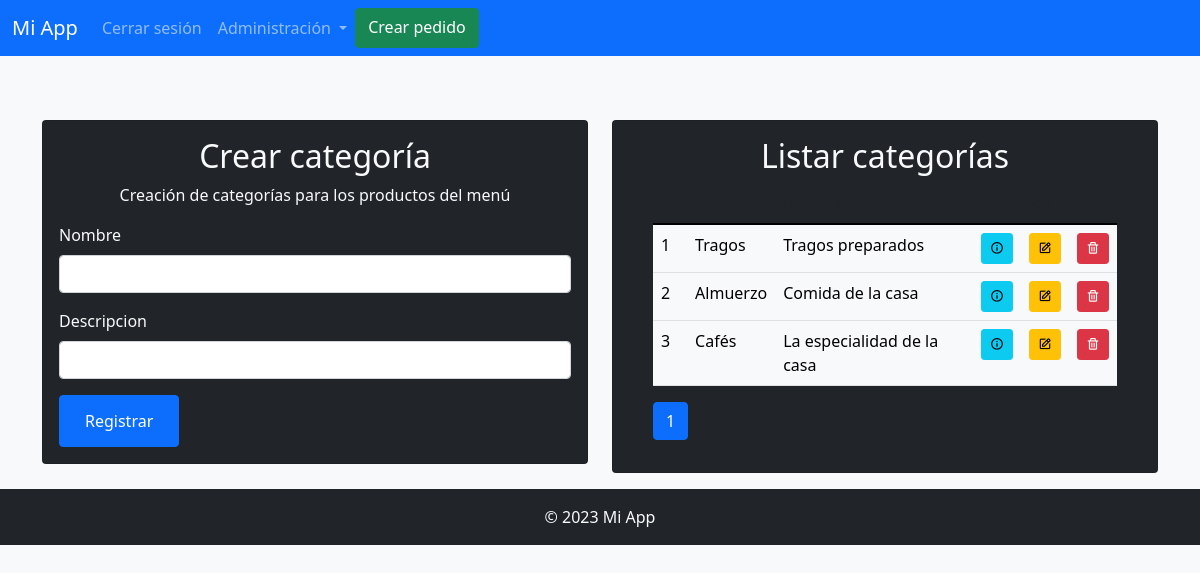
The page /admin/categoria (signed in) on the database as committed earlier.
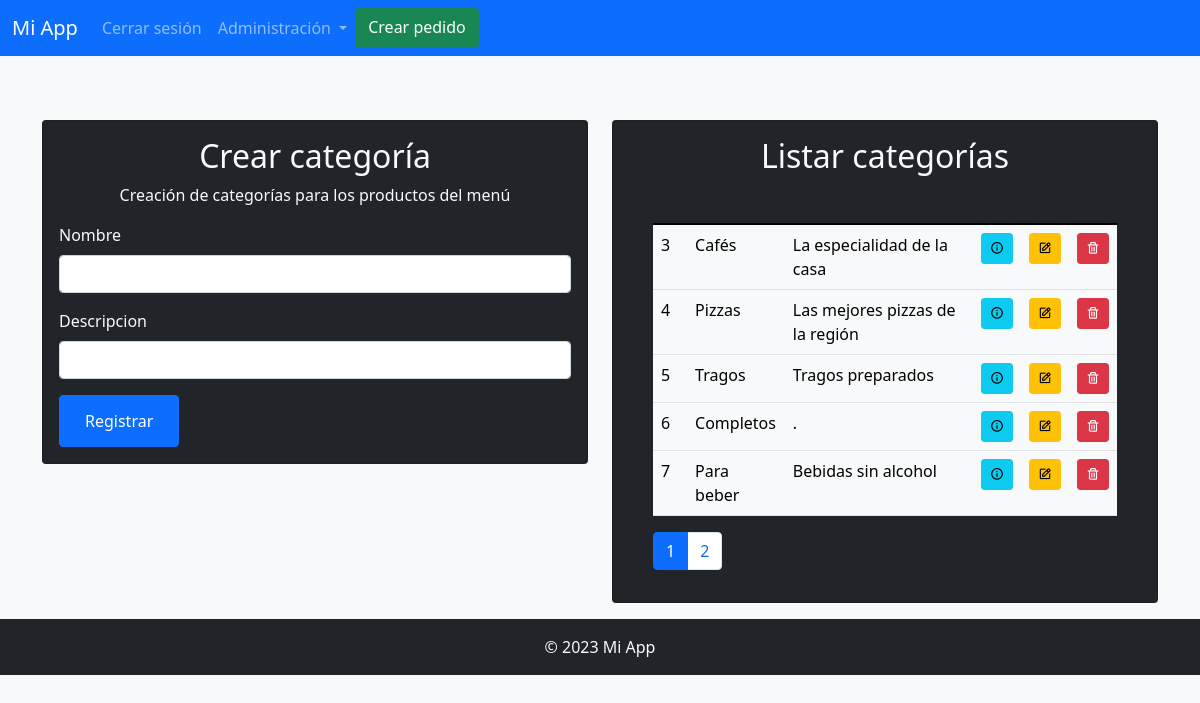
The same page on the database as committed later.
### models/CategoriasMenu.py (models this page shows)
class CategoriasMenu(db.Model):
  id = db.Column(db.Integer, primary_key=True)
  nombre = db.Column(db.String(20), unique=True, nullable=False)
  descripcion = db.Column(db.String(200), nullable=False)

### routes/menu/categorias.py (the view, shortened to what this page needs)
@categorias_menu.route('/admin/categoria', methods=['POST', 'GET'])
@login_required
def adm_categoria():
  form = CategoriaMenuForm()
  pagina = request.args.get('pagina', 1, type=int)
  categorias_por_pagina = request.args.get('elementos', 5, type=int)
  categorias_paginadas = CategoriasMenu.query.paginate(page=pagina, per_page=categorias_por_pagina, error_out=False)
  return render_template('admin/categoria.html', form=form, categorias_paginadas=categorias_paginadas)

### forms/forms.py
class CategoriaMenuForm(FlaskForm):
  nombre = StringField('Nombre', validators=[DataRequired()])
  descripcion = StringField('Descripcion', validators=[DataRequired()])
  submit = SubmitField('Registrar')

### models/User.py (called while the page is built)
@login_manager.user_loader
def load_user(user_id):
  return User.query.get(int(user_id))

### templates/admin/categoria.html (shortened to what this page needs)
{% extends "base.html" %}
{% block content %}
<div class="row justify-content-center">
  <div class="col-lg-6 col-md-12">
    <div class="card bg-dark text-light mt-5">
      <div class="card-body">
        <h2 class="text-center text-light">Crear categoría</h2>
        <p class="text-center text-light">Creación de categorías para los productos del menú</p>
        <form method="POST">
          <div class="mb-3">
            {{ form.nombre.label(class="form-label text-light") }}
            {{ form.nombre(class="form-control") }}
          </div>
          <div class="mb-3">
            {{ form.descripcion.label(class="form-label text-light") }}
            {{ form.descripcion(class="form-control") }}
          </div>
          <button class="btn btn-primary btn-block">
            {{ form.submit(class="btn btn-primary btn-block") }}
          </button>
        </form>
      </div>
    </div>
  </div>
  <div class="col-lg-6 col-md-12">
    <div class="card bg-dark text-light mt-5">
      <div class="card-body">
        <h2 class="text-center text-light">Listar categorías</h2>
        <div class="container table-responsive">
          <table class="table">
            <thead class="thead-light">
              <tr>
                <th>ID</th>
                <th>Nombre</th>
                <th>Descripción</th>
                <th colspan="3">Acciones</th>
              </tr>
            </thead>
            <tbody class="table-light">
              {% for categoria in categorias_paginadas %}
              <tr>
                <td>{{categoria.id}}</td>
                <td>{{categoria.nombre}}</td>
                <td>{{categoria.descripcion}}</td>
                <td>
                  <a href="{{ url_for('categorias_menu.ver_categoria', id=categoria.id) }}" class="btn btn-sm btn-info">
                    <i class='bx bx-info-circle'></i>
                  </a>
                </td>
                <td>
                  <button type="button" class="btn btn-sm btn-warning" onclick="eliminar()">
                    <i class='bx bx-edit'></i>
                  </button>
                </td>
                <td>
                  <button type="button" class="btn btn-sm btn-danger" onclick="eliminarCategoria({{ categoria.id }})">
                    <i class='bx bx-trash'></i>
                  </button>
                </td>
              </tr>
              {% endfor %}
            </tbody>
          </table>
          <ul class="pagination">
            {% for pag_num in categorias_paginadas.iter_pages() %}
              {% if pag_num %}
                {% if categorias_paginadas.page == pag_num %}
                  <li class="page-item active"><span class="page-link">{{ pag_num }}</span></li>
                {% else %}
                  <li class="page-item"><a class="page-link" href="{{ url_for('categorias_menu.adm_categoria', pagina=pag_num, elementos=5) }}">{{ pag_num }}</a></li>
                {% endif %}
              {% else %}
                <span class="ellipsis">...</span>
              {% endif %}
            {% endfor%}
          </ul>
        </div>
      </div>
    </div>
  </div>
</div>
{% endblock %}

### templates/base.html (shortened to what this page needs)
<!DOCTYPE html>
<html lang="es">
<head>
  <link href="https://cdn.jsdelivr.net/npm/bootstrap@5.1.3/dist/css/bootstrap.min.css" rel="stylesheet"
>
  <link rel="stylesheet" href="https://bootstrap.themes.guide/herbie/theme.css">
  <link rel="stylesheet" href="https://cdn.jsdelivr.net/npm/boxicons@2.0.7/css/boxicons.min.css">
</head>
<body class="bg-light text-light">
  <nav class="navbar navbar-expand-lg navbar-dark bg-primary">
    <div class="container-fluid">
      <a class="navbar-brand" href="#">Mi App</a>
      <div class="collapse navbar-collapse" id="navbarNavDropdown">
        <ul class="navbar-nav">
          {% if current_user.is_authenticated %}
          <li class="nav-item">
            <a class="nav-link" href="{{ url_for('usuario_route.cerrar_sesion') }}">Cerrar sesión</a>
          </li>
          <li class="nav-item dropdown">
            <a class="nav-link dropdown-toggle" href="#" role="button" data-bs-toggle="dropdown" aria-expanded="false">
              Administración
            </a>
          </li>
          <li class="nav item">
            <a href="{{ url_for('pedido.crear') }}" class="btn btn-success">
              Crear pedido
            </a>
          </li>
          {% else %}
          <li class="nav-item">Inicia sesión o <a href="{{ url_for('usuario_route.registro') }}"
              class="link-primary">regístrate</a> para acceder al sitio</li>
          {% endif %}
        </ul>
      </div>
    </div>
  </nav>
  <div class="container mt-3">
    <div class="content">
      {% block content %}{% endblock %}
    </div>
  </div>
  <footer class="bg-dark text-light text-center mt-3 py-3">
    <p class="mb-0">&copy; 2023 Mi App</p>
  </footer>
</body>
</html>

Rows that differ between the two databases and show on the page:
removed CategoriasMenu: id "1", nombre "Tragos", descripcion "Tragos preparados"
removed CategoriasMenu: id "2", nombre "Almuerzo", descripcion "Comida de la casa"
added CategoriasMenu: id "4", nombre "Pizzas", descripcion "Las mejores pizzas de la región"
added CategoriasMenu: id "5", nombre "Tragos", descripcion "Tragos preparados"
added CategoriasMenu: id "6", nombre "Completos", descripcion "."
added CategoriasMenu: id "7", nombre "Para beber", descripcion "Bebidas sin alcohol"
Other text that changed with them:
new list line: "2"
